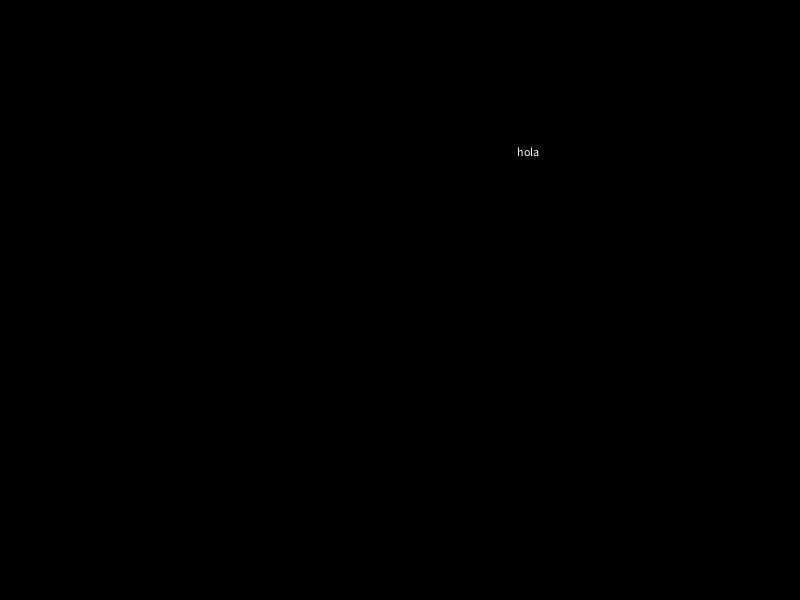
Frame 1 (no input)
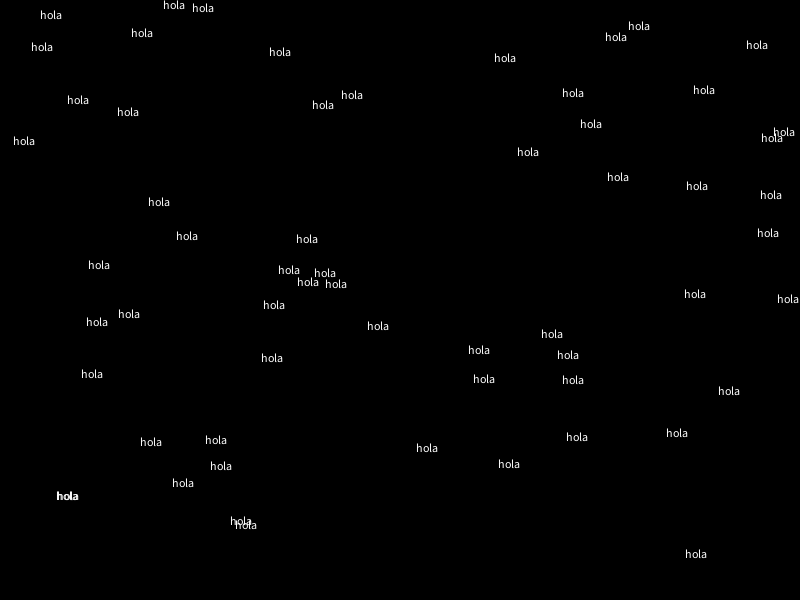
Frame 60 (the mouse pressed at the canvas centre just before this capture)
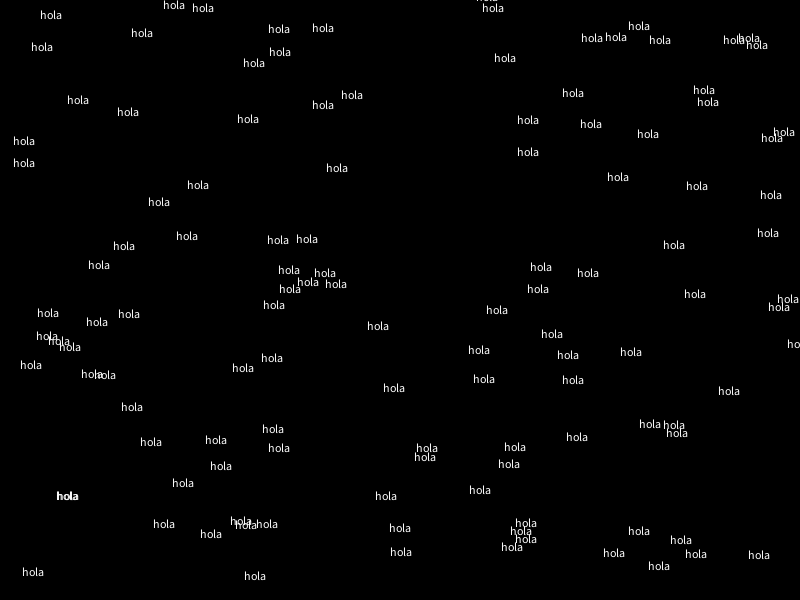
Frame 120 (the mouse held since frame 60 and released just before this capture)

The Processing sketch that drew these frames (run headless with seeded random() and noise(); from frame 60 on, the mouse is pressed at the canvas centre):

// Processing sketch: ej_17_texto
// ── ej_17_texto.pde
// ej_17_texto
// por montoyamoraga
// para Academia Sinestesia
// Programa Medios Interactivos 2023
// v0.0.2 julio 2023
// hecho con Processing 4.2.0

// texto a usar
String palabra = "hola";

// cuadros por segundo
int velocidad = 10;

void setup() {

  // lienzo ancho 800px alto 600px
  size(800, 600);

  // fondo negro
  background(0);
  
  // tasa de cuadros por segundo
  frameRate(velocidad);
}


void draw() {
  // text(String, posX, posY);
  text(palabra, random(width), random(height));
}
